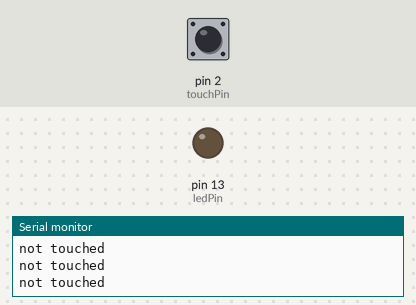
This sketch was run on a simulated Arduino Uno, built with avr-gcc and run on an emulated ATmega328P. Parts: output pins drawn as LEDs (lit = HIGH), the last lines printed to the serial monitor. The inputs (shaded band) are chosen by the test bench; at power-on: pin 2 (touchPin) LOW.

Above: at 1.8 s.
1.9 s: pin 2 (touchPin) pulled HIGH for 0.6 s
At 2.4 s:
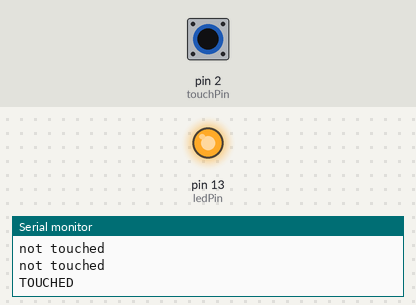
4.0 s: pin 2 (touchPin) pulled HIGH for 3.2 s
At 7.9 s:
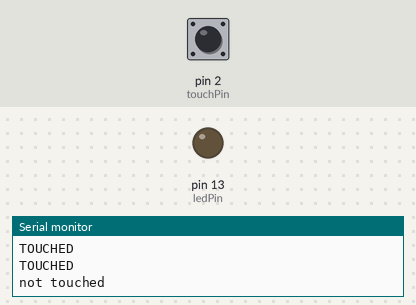
Timing chart, 0 to 9.4 s (numbered marks = the images above; inputs shaded):
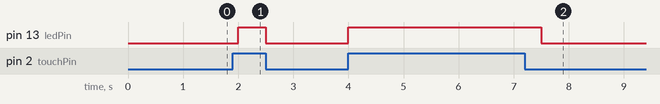

Measured:
- after the input at 1.9 s, pin 13 (ledPin): LOW → HIGH after 0.10 s, → LOW 0.50 s later
- after the input at 4.0 s, pin 13 (ledPin): LOW → HIGH at once, → LOW 3.5 s later

The sketch:

191_Touch_TTP223B.ino
```cpp
#define touchPin 2              // 터치 센서를 2번 핀에 연결

int ledPin =13;                // 13번에 연결된 내장 LED

void setup() {
  Serial.begin(9600);         // 9600속도로 시리얼 통신 시작
  pinMode(ledPin, OUTPUT);    // LED를 출력핀으로 설정
  pinMode(touchPin, INPUT);   // 터치 센서를 입력핀으로 설정
}


void loop() {
  int touchValue = digitalRead(touchPin);      // 터치 센서 상태를 저장

  if(touchValue == HIGH){                      // 터치 센서가 눌렸으면
    digitalWrite(ledPin,HIGH);                   // LED켜고
    Serial.println("TOUCHED");                   // 시리얼창에 TOUCHED 프린트한다.
  }

  else{                                        // 터치 센서가 안 눌렸으면
    digitalWrite(ledPin,LOW);                    // LED끄고
    Serial.println("not touched");               // 시리얼창에 not touched 프린트한다.
  }
  delay(500);                                    // 0.5초 동안

}
```
